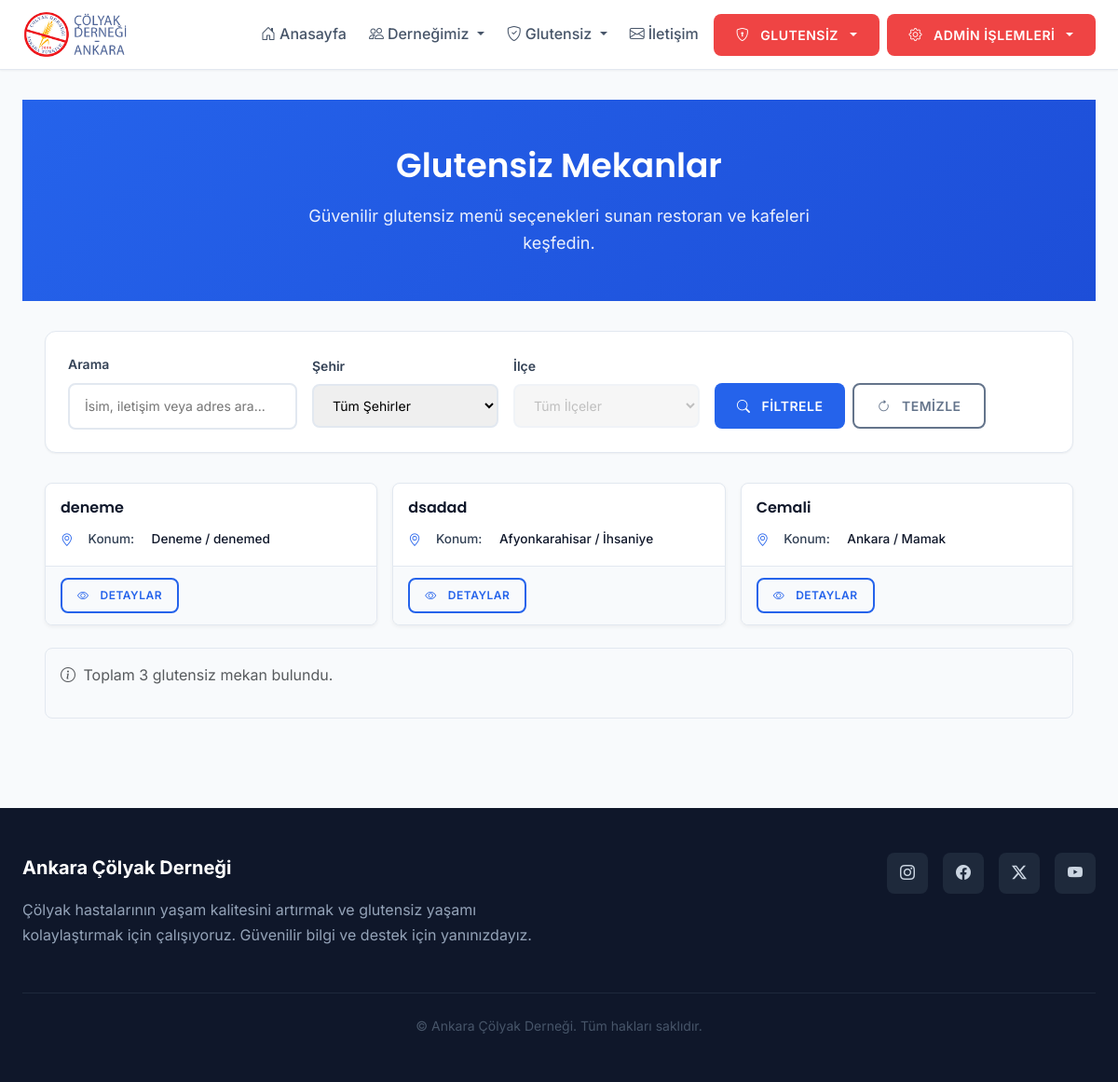
Before: /glutensiz/mekanlar/ (signed in) with the older database file.
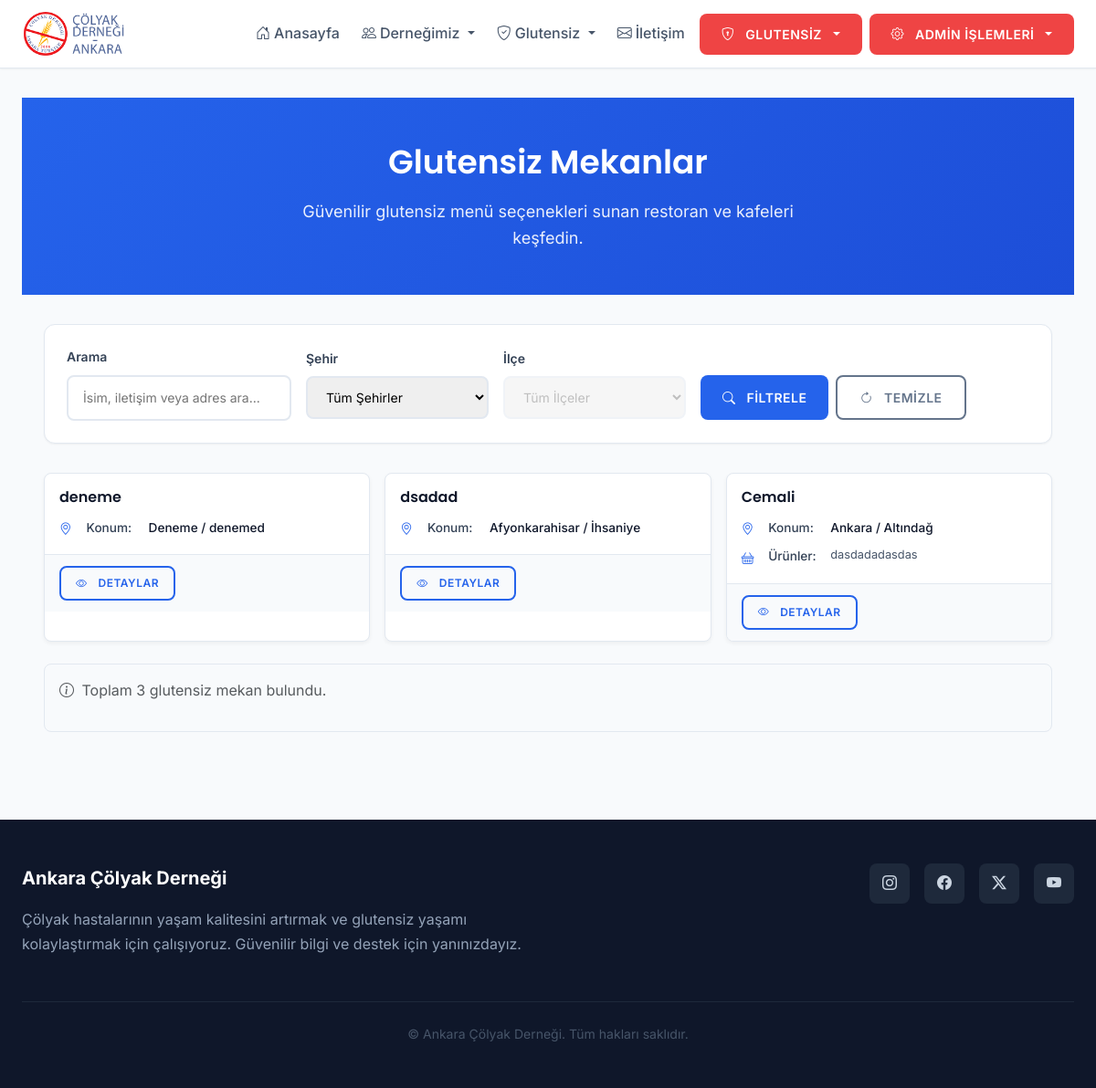
After: the same page with the newer database file.
### users/models.py (models this page shows, shortened)
class GlutenFreeVenue(models.Model):
    name = models.CharField(max_length=100, verbose_name="Mekan Adı")
    city = models.CharField(max_length=30, choices=TURKISH_CITIES, default='Ankara', verbose_name="Şehir")
    district = models.CharField(max_length=50, blank=True, null=True, verbose_name="İlçe")
    is_approved = models.BooleanField(default=False, verbose_name="Onaylı mı?")
    approved_at = models.DateTimeField(auto_now=True, verbose_name="Onay Tarihi")
    description = models.TextField(blank=True, null=True, verbose_name="Açıklama")
    contact = models.CharField(max_length=200, blank=True, null=True, verbose_name="İletişim")
    address = models.CharField(max_length=300, blank=True, null=True, verbose_name="Adres")
    website = models.URLField(blank=True, null=True, verbose_name="Web Sitesi")
    gluten_free_products = models.TextField(blank=True, null=True, verbose_name="Glutensiz Ürünler")
    added_by = models.ForeignKey('User', null=True, blank=True, on_delete=models.SET_NULL, related_name='added_%(class)s_items', verbose_name='Ekleyen')
    class Meta:
        verbose_name = "Glutensiz Mekan"
        verbose_name_plural = "Glutensiz Mekanlar"

### pages/views.py (the view, shortened to what this page needs)
# urls.py: path('glutensiz/mekanlar/', views.glutensiz_mekanlar, name='glutensiz_mekanlar'),
def glutensiz_mekanlar(request):
    venues = GlutenFreeVenue.objects.filter(is_approved=True)
    q = request.GET.get('q')
    city = request.GET.get('city')
    district = request.GET.get('district')
    if city:
        venues = venues.filter(city=city)
    if district:
        venues = venues.filter(district=district)
    return render(request, 'pages/gf_places.html', {'venues': venues, 'cities': TURKISH_CITIES, 'districts': DISTRICTS})

### templates/pages/gf_places.html (shortened to what this page needs)
{% extends 'base.html' %}
{% load static %}
{% block content %}
<div class="page-header">
  <div class="container">
    <h1>Glutensiz Mekanlar</h1>
    <p>Güvenilir glutensiz menü seçenekleri sunan restoran ve kafeleri keşfedin.</p>
  </div>
</div>
<div class="container">
  <div class="filter-section">
    <form method="get" class="filter-form">
      <div class="filter-group">
        <label class="filter-label">Arama</label>
        <input type="text" name="q" value="{{ request.GET.q|default:'' }}" class="filter-input" placeholder="İsim, iletişim veya adres ara...">
      </div>
      <div class="filter-group">
        <label class="filter-label">Şehir</label>
        <select name="city" class="filter-input" id="venue-filter-city">
          <option value="">Tüm Şehirler</option>
        </select>
      </div>
      <div class="filter-group">
        <label class="filter-label">İlçe</label>
        <select name="district" class="filter-input" id="venue-filter-district">
          <option value="">Tüm İlçeler</option>
        </select>
      </div>
      <div class="filter-group">
        <label class="filter-label">&nbsp;</label>
        <div class="d-flex gap-2">
          <button class="btn btn-primary" type="submit">
            <i class="bi bi-search me-1"></i>Filtrele
          </button>
          <button class="btn btn-outline-secondary" type="button" onclick="window.location.href=window.location.pathname">
            <i class="bi bi-arrow-clockwise me-1"></i>Temizle
          </button>
        </div>
      </div>
    </form>
  </div>
  {% if venues %}
    <div class="venue-grid">
      {% for venue in venues %}
      <div class="venue-card">
        <div class="venue-card-body">
          <h5 class="venue-name">{{ venue.name }}</h5>
          <div class="venue-details">
            <div class="detail-item">
              <i class="bi bi-geo-alt me-2"></i>
              <span class="detail-label">Konum:</span>
              <span class="detail-value">{{ venue.city }}{% if venue.district %} / {{ venue.district }}{% endif %}</span>
            </div>
            {% if venue.gluten_free_products %}
            <div class="detail-item">
              <i class="bi bi-basket me-2"></i>
              <span class="detail-label">Ürünler:</span>
              <p class="detail-description">{{ venue.gluten_free_products }}</p>
            </div>
            {% endif %}
          </div>
        </div>
        <div class="venue-card-footer">
          <div class="d-flex gap-2">
            <button class="btn btn-outline-primary btn-sm btn-show-venue-details"
              data-name="{{ venue.name|escapejs }}"
              data-address="{{ venue.address|default:''|escapejs }}"
              data-city="{{ venue.city|escapejs }}"
              data-district="{{ venue.district|default:''|escapejs }}"
              data-products="{{ venue.gluten_free_products|default:''|escapejs }}"
              data-description="{{ venue.description|default:''|escapejs }}"
              type="button"
              data-bs-toggle="modal" data-bs-target="#venueDetailModal">
              <i class="bi bi-eye me-1"></i>Detaylar
            </button>
          </div>
        </div>
      </div>
      {% endfor %}
    </div>
    <div class="results-info mt-4">
      <p class="text-muted">
        <i class="bi bi-info-circle me-1"></i>
        Toplam {{ venues|length }} glutensiz mekan bulundu.
      </p>
    </div>
  {% endif %}
</div>
{% endblock %}

Changed rows visible on the page:
changed GlutenFreeVenue "Cemali": district "Mamak" → "Altındağ"; gluten_free_products (not shown) → "dasdadadasdas"
